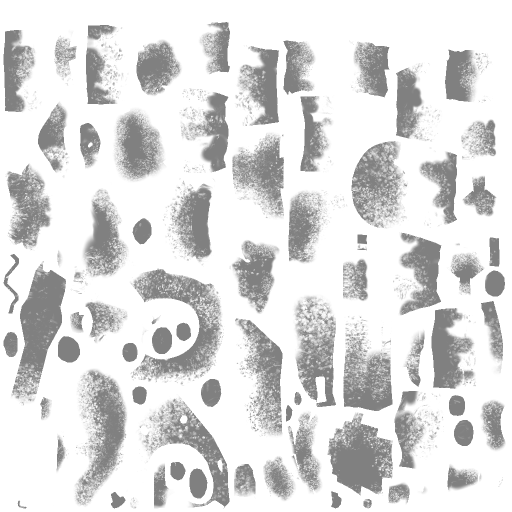
#> input picture games/cyber/shared/soldier_material_depot/adam_smasher_dec_destroyed_stage_02.mesh_embedded/17548293132581630739.png, 1024 x 1024 px (shown at 1/2 size)
$ python -i extract_ror2_survivors.py   (imports and definitions only)
#> lines starting #> are read from the running program, lines starting #| are printed output that depends on the picture
"""Extract Rain Survivors 2 survivor meshes and build static Wiki GLBs.

The script reads the local Steam Addressables bundles with UnityPy, exports the
selected base-skin meshes and textures to a temporary directory, then invokes
Blender to produce original and mobile GLBs. It never writes to the game folder.
"""

from __future__ import annotations

import argparse
import glob
import json
import os
from pathlib import Path
import re
import subprocess
import sys
import tempfile

import numpy as np
import UnityPy
from UnityPy.helpers.MeshHelper import MeshHandler
from PIL import Image


SURVIVORS = [
    {
        "slug": "commando",
        "name": "突击兵",
        "nameEn": "Commando",
        "bundle": "base-commando",
        "root": "mdlCommandoDualies",
        "meshes": ["CommandoMesh"],
        "rig": "original-game-rig",
        "rigBuilder": "commando",
        "animationRoot": r"RoR2\Base\Characters\Commando",
        "motionAnchorBone": "base",
        "motionAnchorAxes": ["x", "z"],
        "status": "游戏原始动作",
        "jointCount": 78,
        "animations": [
            {"name": "待机", "clip": "Commando_Idle", "kind": "idle"},
            {"name": "向前移动", "clip": "Commando_RunForward", "kind": "movement"},
            {"name": "向后移动", "clip": "Commando_RunBackward", "kind": "movement"},
            {"name": "向左移动", "clip": "Commando_RunLeft", "kind": "movement"},
            {"name": "向右移动", "clip": "Commando_RunRight", "kind": "movement"},
            {"name": "冲刺", "clip": "Commando_SprintForward", "kind": "movement"},
            {"name": "跳跃", "clip": "Commando_Jump", "kind": "movement"},
            {"name": "向前翻滚", "clip": "Commando_RollForward", "kind": "movement"},
            {"name": "向后翻滚", "clip": "Commando_RollBackward", "kind": "movement"},
            {"name": "向左翻滚", "clip": "Commando_RollLeft", "kind": "movement"},
            {"name": "向右翻滚", "clip": "Commando_RollRight", "kind": "movement"},
            {"name": "向前滑行", "clip": "Commando_SlideForward", "kind": "movement"},
            {"name": "左枪射击", "clip": "Commando_FirePistolLeft", "kind": "attack"},
            {"name": "右枪射击", "clip": "Commando_FirePistolRight", "kind": "attack"},
            {"name": "双枪换弹", "clip": "Commando_ReloadPistols", "kind": "other"},
            {"name": "相位弹", "clip": "Commando_FireFMJ", "kind": "attack"},
            {"name": "压制射击", "clip": "Commando_FireBarrage", "kind": "attack"},
            {"name": "投掷手雷", "clip": "Commando_ThrowGrenade", "kind": "attack"},
        ],
        "defaultClip": "Commando_Idle",
        "skills": [
            {
                "name": "双枪射击",
                "clip": "Commando_FirePistolRight",
                "attackType": "交替射击",
                "range": "中距离",
                "description": "直接使用游戏原始右枪射击曲线，双枪保留在手部挂点。",
            },
            {
                "name": "相位弹",
                "clip": "Commando_FireFMJ",
                "attackType": "贯穿射击",
                "range": "远距离",
                "description": "游戏原始 FMJ 上半身动作与自然待机底层合成。",
            },
            {
                "name": "战术翻滚",
                "clip": "Commando_RollForward",
                "attackType": "位移动作",
                "range": "自身",
                "description": "游戏原始向前翻滚动作；网页预览在原地播放。",
            },
            {
                "name": "压制射击",
                "clip": "Commando_FireBarrage",
                "attackType": "连续射击",
                "range": "中距离",
                "description": "游戏原始压制射击上半身动作与自然待机底层合成。",
            },
            {
                "name": "破片手雷",
                "clip": "Commando_ThrowGrenade",
                "attackType": "投掷动作",
                "range": "中距离",
                "description": "游戏原始手雷投掷动作，不包含手雷粒子和爆炸特效。",
            },
        ],
        "texture": "texCommandoPaletteDiffuse",
        "summary": "基础远程英雄。保留游戏原始 78 骨骼、蒙皮权重、双枪挂点与 18 个动作曲线。",
    },
    {
        "slug": "huntress",
        "name": "女猎人",
        "nameEn": "Huntress",
        "bundle": "base-huntress",
        "root": "mdlHuntress",
        "meshes": ["HuntressMesh"],
        "transparentRenderers": ["HuntressScarfMesh"],
        "texture": "texHuntressDiffuse",
        "summary": "高机动追踪射手。展示从默认角色 prefab 烘焙的完整静态模型与弓。",
    },
    {
        "slug": "bandit",
        "name": "盗贼",
        "nameEn": "Bandit",
        "bundle": "base-bandit2",
        "root": "mdlBandit2@MasterAnims",
        "poseClip": r"RoR2\Base\Characters\Bandit2\Animations\Bandit_SelectPoseIdle.anim",
        "meshes": ["Bandit2BodyMesh"],
        "excludeRenderers": ["BanditShotgunMesh", "BanditPistolMesh"],
        "rig": "original-game-rig",
        "rigBuilder": "bandit",
        "animationRoot": r"RoR2\Base\Characters\Bandit2\Animations",
        "status": "游戏原始动作",
        "jointCount": 98,
        "animations": [
            {"name": "待机", "clip": "Bandit_SelectPoseIdle", "kind": "idle"},
            {"name": "向前移动", "clip": "Bandit_RunForward", "kind": "movement"},
            {"name": "向后移动", "clip": "Bandit_RunBackward", "kind": "movement"},
            {"name": "向左移动", "clip": "Bandit_RunLeft", "kind": "movement"},
            {"name": "向右移动", "clip": "Bandit_RunRight", "kind": "movement"},
            {"name": "主武器攻击", "clip": "Bandit_FireMainWeapon", "kind": "attack"},
            {"name": "装填", "clip": "Bandit_Reload", "kind": "other"},
            {"name": "近战挥砍", "clip": "Bandit_SlashBlade", "kind": "attack"},
        ],
        "defaultClip": "Bandit_SelectPoseIdle",
        "framingScaleByVariant": {"low": 1.3},
        "mobileFramingScaleByVariant": {"low": 1.0},
        "compareFramingScaleByVariant": {"low": 1.0},
        "skills": [
            {
                "name": "主武器攻击",
                "clip": "Bandit_FireMainWeapon",
                "attackType": "射击动作",
                "range": "中距离",
                "description": "直接使用游戏原始主武器攻击曲线；枪械模型保持隐藏。",
            },
            {
                "name": "近战挥砍",
                "clip": "Bandit_SlashBlade",
                "attackType": "挥砍动作",
                "range": "近距离",
                "description": "直接使用游戏原始近战挥砍曲线。",
            },
        ],
        "texture": "texBandit2Diffuse",
        "summary": "擅长背刺与连招的枪手。保留游戏原始 98 骨骼、蒙皮权重与动作曲线；枪械模型已隐藏。",
    },
    {
        "slug": "mul-t",
        "name": "多功能枪兵",
        "nameEn": "MUL-T",
        "bundle": "base-toolbot",
        "root": "mdlToolbot",
        "meshes": ["ToolbotMesh"],
        "poseRoot": "mdlToolbot@MasterAnims",
        "texture": "texTrimSheetConstruction2",
        "summary": "可切换装备的重型机器人。展示默认角色 prefab 的完整静态模型。",
    },
    {
        "slug": "engineer",
        "name": "工程师",
        "nameEn": "Engineer",
        "bundle": "base-engi",
        "root": "mdlEngi",
        "meshes": ["EngiMesh"],
        "texture": "texEngiDiffuse",
        "summary": "以炮塔和区域控制作战的英雄。当前展示工程师本体，不重复附带独立炮塔单位。",
    },
    {
        "slug": "artificer",
        "name": "工匠",
        "nameEn": "Artificer",
        "bundle": "base-mage",
        "root": "mdlMage",
        "meshes": ["MageMesh"],
        "texture": "texMageDiffuse",
        "summary": "使用元素技能的爆发型英雄。展示默认角色 prefab 的完整静态模型。",
    },
    {
        "slug": "mercenary",
        "name": "佣兵",
        "nameEn": "Mercenary",
        "bundle": "base-merc",
        "root": "mdlMerc",
        "meshes": ["MercMesh"],
        "texture": "texMercDiffuse",
        "summary": "依靠近战连击和位移作战的剑士。展示完整静态模型与武器。",
    },
    {
        "slug": "rex",
        "name": "雷克斯",
        "nameEn": "REX",
        "bundle": "base-treebot",
        "root": "mdlTreebot",
        "meshes": ["TreebotBotMesh"],
        "texture": "texTreebotTreeBarkDiffuse",
        "summary": "机械与植物共生的远程英雄。展示默认形态的机械与植物分件模型。",
    },
    {
        "slug": "loader",
        "name": "装卸工",
        "nameEn": "Loader",
        "bundle": "base-loader",
        "root": "mdlLoader",
        "meshes": ["LoaderMechMesh"],
        "texture": "texLoaderPilotDiffuse",
        "summary": "使用抓钩和动力拳套的近战英雄。展示默认角色 prefab 的完整静态模型。",
    },
    {
        "slug": "acrid",
        "name": "阿克里德",
        "nameEn": "Acrid",
        "bundle": "base-croco",
        "root": "mdlCroco",
        "meshes": ["CrocoMesh"],
        "texture": "texCrocoDiffuse",
        "summary": "以毒素和近战撕咬作战的实验生物。展示默认角色 prefab 的完整静态模型。",
    },
    {
        "slug": "captain",
        "name": "船长",
        "nameEn": "Captain",
        "bundle": "base-captain",
        "root": "mdlCaptain",
        "meshes": ["Captain"],
        "texture": "texCaptainPalette",
        "summary": "通过轨道支援与信标控制战场的指挥官。展示完整静态模型与随身装备。",
    },
    {
        "slug": "railgunner",
        "name": "磁轨炮手",
        "nameEn": "Railgunner",
        "bundle": "dlc1-railgunner",
        "root": "mdlRailGunner",
        "meshes": ["mdlRailGunnerBase"],
        "texture": "texRailGunnerDiffuse",
        "summary": "《虚空幸存者》扩展中的精准射手。展示完整静态模型与磁轨步枪。",
    },
    {
        "slug": "void-fiend",
        "name": "虚空恶鬼",
        "nameEn": "Void Fiend",
        "bundle": "dlc1-voidsurvivor",
        "root": "mdlVoidSurvivor",
        "meshes": ["mdlVoidSurvivorBody"],
        "texture": "texVoidSurvivorFleshDiffuse",
        "summary": "会在受控与腐化形态间切换的虚空英雄。展示默认受控形态的完整静态模型。",
    },
    {
        "slug": "seeker",
        "name": "探寻者",
        "nameEn": "Seeker",
        "bundle": "dlc2-seeker",
        "root": "mdlSeeker",
        "meshes": ["meshSeekerBody"],
        "texture": "texSeekerDiffuse",
        "summary": "《风暴探寻者》扩展中的灵魂操控者。展示默认角色 prefab 的完整静态模型。",
    },
    {
        "slug": "chef",
        "name": "大厨",
        "nameEn": "CHEF",
        "bundle": "dlc2-chef",
        "root": "mdlChef",
        "meshes": ["meshChef"],
        "texture": "texChefDiffuse",
        "summary": "以厨具发动连锁攻击的机器人英雄。展示完整静态模型与厨具分件。",
    },
    {
        "slug": "false-son",
        "name": "伪子",
        "nameEn": "False Son",
        "bundle": "dlc2-falseson",
        "root": "mdlFalseSon",
        "meshes": ["FalseSon_Body"],
        "texture": "texFalseSonDiffuse",
        "summary": "《风暴探寻者》扩展中的可解锁近战英雄。展示完整石质静态模型与武器。",
    },
    {
        "slug": "drifter",
        "name": "漂泊者",
        "nameEn": "Drifter",
        "bundle": "dlc3-drifter",
        "root": "mdlDrifter",
        "meshes": ["meshDrifter"],
        "texture": "texDrifterDiffuse",
        "summary": "使用废料袋与临时物品作战的英雄。展示当前本机 DLC3 prefab 的完整静态模型。",
    },
]


def find_bundles(bundle_root: Path, token: str) -> list[Path]:
    pattern = str(bundle_root / f"ror2-{token}*_assets_all_*.bundle")
    return [Path(path) for path in glob.glob(pattern) if "ror2-junk-" not in Path(path).name]


# [73 lines left out: functions load_objects, component, local_matrix, euler_matrix, matrix_from_components, not called in this run]


def transform_key(transform: object) -> tuple[str, int]:
    reader = transform.object_reader
    return reader.assets_file.name, reader.path_id


# [334 lines left out: functions world_matrix, bind_matrix, root_transform, iter_transforms, renderer_mesh, find_model_root and 6 more, not called in this run]


def save_mobile_texture(source: Path, destination: Path) -> None:
#> called with destination = 'out.png'
    with Image.open(source) as image:
#> image is the input picture: PIL image 1024x1024 RGBA; mean R, G, B, A 128.1, 128.1, 128.1, 69.1
        image = image.convert("RGBA")
        image.thumbnail((256, 256), Image.Resampling.LANCZOS)
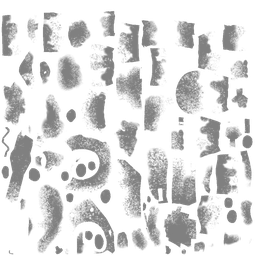
#> image: PIL image 256x256 RGBA; mean R, G, B, A 67.2, 67.2, 67.2, 69.4; transparent parts drawn white
        alpha = image.getchannel("A")
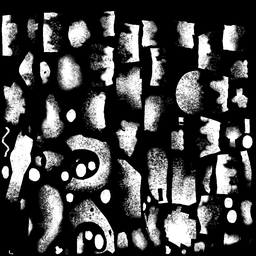
#> alpha: PIL image 256x256 L; min 0, max 255, mean 69.4
        rgb = image.convert("RGB").quantize(colors=96, method=Image.Quantize.MEDIANCUT).convert("RGB")
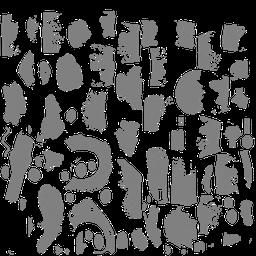
#> rgb: PIL image 256x256 RGB; mean R, G, B 67.2, 67.2, 67.2
        rgb.putalpha(alpha.resize(rgb.size))
        rgb.save(destination, optimize=True)


# [143 lines left out: function main, not called in this run]


# [2 lines not run here, left out]

>>> result = save_mobile_texture('../games/cyber/shared/soldier_material_depot/adam_smasher_dec_destroyed_stage_02.mesh_embedded/17548293132581630739.png', 'out.png')
